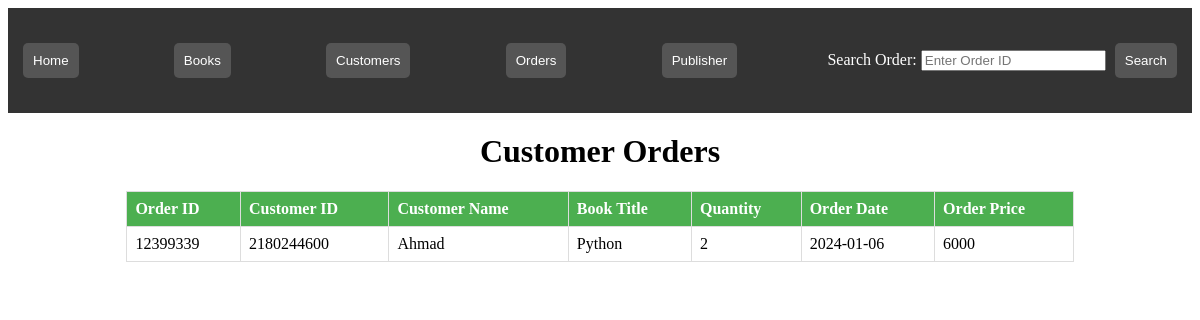
Page /customers/orders/2180244600 on the committed database.
### tables this page shows
CREATE TABLE Orders (
                        order_id INTEGER PRIMARY KEY,
                        customer_id INTEGER,
                        book_id INTEGER,
                        quantity INTEGER,
                        order_date TEXT,
                        Total_price INTEGER,
                        FOREIGN KEY (customer_id) REFERENCES Customers (customer_id),
                        FOREIGN KEY (book_id) REFERENCES Books (book_id)
                    );

CREATE TABLE Customers (
                        customer_id INTEGER PRIMARY KEY,
                        name TEXT,
                        email TEXT,
                        phone TEXT
                    );

CREATE TABLE Books (
                        book_id INTEGER PRIMARY KEY AUTOINCREMENT,
                        title TEXT,
                        author TEXT,
                        price REAL,
                        publication_year INTEGER
                    , "publisher_id" TEXT);

### BookStore/routes.py (the view)
@app.route('/customers/orders/<int:customer_id>')
def display_customer_orders(customer_id):
    conn = get_db()
    cursor = conn.cursor()
    cursor.execute('''SELECT Orders.order_id, Customers.customer_id, Customers.name, Books.title, Orders.quantity, Orders.order_date, Orders.Total_price
                    FROM Orders
                    JOIN Customers ON Orders.customer_id = Customers.customer_id
                    JOIN Books ON Orders.book_id = Books.book_id
                    WHERE Customers.customer_id = ?''', (customer_id,))
    customer_orders = cursor.fetchall()
    return render_template('customer_orders.html', customer_orders=customer_orders, title='Customer Order(s)')

### BookStore/models.py (called while the page is built)
def get_db():
    db = getattr(g, '_database', None)
    if db is None:
        db = g._database = sqlite3.connect('bookstore.db')
    return db

### BookStore/templates/customer_orders.html (shortened to what this page needs)
<!DOCTYPE html>
<html lang="en">
<head>
    <link rel="stylesheet" type="text/css" href="{{ url_for('static', filename='styles.css') }}">
    <link rel="stylesheet" type="text/css" href="{{ url_for('static', filename='customer_orders.css') }}">
</head>
<body>
    <div class="header">
        <div class="menu">
            <h2><button onclick="window.location.href='/'">Home</button></h2>
            <h2><button onclick="window.location.href='/books'">Books</button></h2>
            <h2><button onclick="window.location.href='/customers'">Customers</button></h2>
            <h2><button onclick="window.location.href='/orders'">Orders</button></h2>
            <h2><button onclick="window.location.href='/publishers'">Publisher</button></h2>
            <div class="search-box">
                <form action="/customers/search" method="get">
                    <label>Search Order:</label>
                    <input type="text" name="query" placeholder="Enter Order ID">
                    <button type="submit">Search</button>
                </form>
            </div>
        </div>
    </div>
    <h1>Customer Orders</h1>
    {% if customer_orders %}
        <table>
            <thead>
                <tr>
                    <th>Order ID</th>
                    <th>Customer ID</th>
                    <th>Customer Name</th>
                    <th>Book Title</th>
                    <th>Quantity</th>
                    <th>Order Date</th>
                    <th>Order Price</th>
                </tr>
            </thead>
            <tbody>
                {% for order in customer_orders %}
                <tr>
                    <td>{{ order[0] }}</td>
                    <td>{{ order[1] }}</td>
                    <td>{{ order[2] }}</td>
                    <td>{{ order[3] }}</td>
                    <td>{{ order[4] }}</td>
                    <td>{{ order[5] }}</td>
                    <td>{{ order[6] }}</td>
                </tr>
                {% endfor %}
            </tbody>
        </table>
    {% else %}
        <p>No orders found for this customer.</p>
    {% endif %}
</body>
</html>

### BookStore/static/styles.css (style rules this page uses)
.header { background-color: #333; color: white; padding: 10px; text-align: center; }
.menu { display: flex; justify-content: space-between; align-items: center; }
.menu a, .menu button { color: white; text-decoration: none; background-color: #555; padding: 10px; margin: 5px; border: none; border-radius: 5px; cursor: pointer; }

### BookStore/static/customer_orders.css (style rules this page uses)
h1, p { text-align: center; margin-top: 20px; }
table { width: 80%; margin: 20px auto; border-collapse: collapse; background-color: white; }
th, td { border: 1px solid #ddd; padding: 8px; text-align: left; }
th { background-color: #4CAF50; color: white; }

### rows in the picture
Orders: order_id "12399339", customer_id "2180244600", name "Ahmad", title "Python", quantity "2", order_date "2024-01-06", Total_price "6000"
